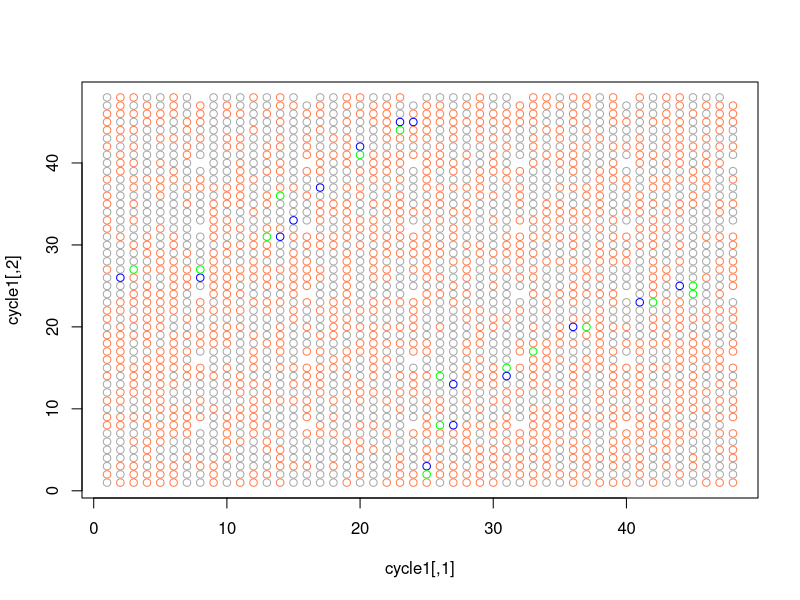

This chart was generated by the following R code:
shuriken <- c(
                 1, 1, 2, 3, 5, 1, 6, 0, 
                 5, 5, 3, 1, 4, 5, 2, 0, 
                 4, 4, 1, 5, 6, 4, 3, 0, 
                 6, 6, 5, 4, 2, 6, 1, 0, 
                 2, 2, 4, 6, 3, 2, 5, 0, 
                 3, 3, 6, 2, 1, 3, 4, 0
)

next_pair <- function(v) {
  a_new <- (v[1] + shuriken[v[2]] - 1) %% 48 + 1
  b_new <- (v[2] + shuriken[a_new] - 1) %% 48 + 1
  return(c(a_new, b_new))
}

compute_iterates <- function(v, n_its) {
  iterates <- matrix(0, n_its, 2)
  for (i in 1:n_its) {
    iterates[i, ] <- v
    v <- next_pair(v)
  }
  print(dim(unique(iterates))[1])
  iterates[1:dim(unique(iterates))[1],]
}

cycle1 <- compute_iterates(c(1,1), 2000)
cycle2 <- compute_iterates(c(1,2), 2000)
cycle3 <- compute_iterates(c(2,26), 2000)
cycle4 <- compute_iterates(c(3,27), 2000)

plot(cycle1, col = 'gray66')
points(cycle2, col='coral')
points(cycle3, col='blue')
points(cycle4, col='green')


t(cycle3)
#   2    8   14   15   17   20   23   24   25    27    27    31    36    41    44
#  26   26   31   33   37   42   45   45    3     8    13    14    20    23    25

t(cycle4)
#    3    8   13   14   20   23   25   26   26    31    33    37    42    45    45
#   27   27   31   36   41   44    2    8   14    15    17    20    23    24    25



seqz <- shuriken[cycle1[, 1]]
paste0(seqz, collapse='')
# 112133555664130633532565242033401633144636025033311132045044262331122044466020321542566224360560525666622333211052565224306413534550454666514523310544156616321141363155444255330105351026251265504466662030136441443614364366051444444446122211552432214011025551406023455553060552625102041643406334164424166424314125124456503061225514522543503613355266602614111510532233326311504664522203325665120445411333215031220443510251110510556306666634555204444646023203621265504655033064534216414322664511051436261456445034401024233616652044336625130111254466622030105436656242215611264503333330150456542250310252241020462632266426051102433161406112351441655044623362343014665133123315516523203015144061660221653544162114333310524143426021105560566133334110550426021325554066022323660513544062442534204444342463430105322563012614435120313301445654423623353204450333116052450464566111354524413306135321131655443342125324012044462433361330155221554061120315034556144331605542132040112315533411020433453401635640140111056522042251116634161253113116054132260241551446552622362440155114540644165511353422460503260532656240132163435226311

table(seqz)
#   0   1   2   3   4   5   6 
# 123 172 157 170 179 164 154 

table(seqz[1:1118], seqz[2:1119])
#    0  1  2  3  4  5  6
# 0  0 21 19 20 23 25 15
# 1 22 39 21 24 26 17 22
# 2 23 19 29 18 22 24 22
# 3 18 22 25 48 22 17 18
# 4 18 23 21 26 49 24 18
# 5 20 27 21 18 19 36 23
# 6 22 20 21 16 18 21 36

seqz <- shuriken[cycle1[, 2]]
paste0(seqz, collapse='')
# 113503066023633365245616232241116401504236611150314541134406223135105554442266533425504066255211655560203102516615166022334236121022223011444520466311164156210232341204466503066221355514566425220350446622236423012646245301131050406021256553063560245503360553226636640115533063216335562115441462660231252166422263320352553326025211105214556630605641665222503344365354544102223015241660522032311551306412633313011154411665422244012111406656055110504222231221152434223605503346622463342105046102225633114444063320335563401660261115034366122463520350406622664530134136542503615554014644222261151511433660225533125350406263340112654556661024262035306662430612154454064653610235526641226633642255044065223311642046056222531315534415666133301654013066644534411561446602203141055153406632031354550406561165544443646432214515544366420446021610546126524115555453061162344254406102631130140116622350321204460512263231125554436204221022355041022250366343363065406536111324463355421240102605533246662332243555211564452203330160550462663524013511146465244333435541021353213011443062222203530643612203333551555646634155153146642436340
table(seqz)
#   0   1   2   3   4   5   6 
# 126 159 175 161 155 166 177
table(seqz[1:1118], seqz[2:1119])
#    0  1  2  3  4  5  6
# 0  0 20 23 22 18 16 26
# 1 19 43 19 18 16 25 19
# 2 18 22 55 23 19 18 20
# 3 23 19 16 35 20 25 23
# 4 24 19 21 16 35 16 24
# 5 22 14 20 22 23 46 19
# 6 20 21 21 25 24 20 46

# Positions of all doubles
gcyc <- as.numeric(t(cycle1))
doubles <- cbind(gcyc[which(gcyc==gcyc[c(2:2238, 1)])],
      which(gcyc==gcyc[c(2:2238, 1)]))

#      [,1] [,2] [,3] [,4] [,5] [,6] [,7] [,8] [,9] [,10] [,11] [,12] [,13] [,14] [,15] [,16] [,17] [,18] [,19]
# [1,]    1    2   11   26   20    7   28   18   22    34    38    47     4    12    35    27    30    36     5
# [2,]    1    3   11   18   42   66  116  143  145   152   206   246   250   449   496   673   869   871   879
#      [,20] [,21] [,22] [,23] [,24] [,25] [,26] [,27] [,28] [,29] [,30] [,31] [,32] [,33] [,34] [,35] [,36] [,37]
# [1,]    10    31    33    37    43    42     9    14    21    23    25    13    17    44     3    45    19    46
# [2,]   881  1266  1270  1300  1304  1331  1343  1345  1349  1608  1763  1788  1790  1808  1816  1841  1859  1879
#      [,38] [,39] [,40] [,41] [,42]
# [1,]    15    39     6    29    41
# [2,]  1918  2048  2061  2104  2112

## Break up the large segments into smaller segments

search_pair <- function(a1, a2, target=gcyc) {
  which((target[1:(length(target)-1)]==a1) & (target[2:length(target)]==a2))
}

manual_split <- function(begin, end, target=gcyc) {
  max_gap <- sapply(1:48, function(i) max(diff(c(1, which(target[begin:end]==i), end-begin+1))))
  max_gap[max_gap < 0] <- Inf
  nhits <- sapply(1:48, function(i) sum(target[begin:end]==i))
  rights <- sapply(1:48, function(i) {
    inds <- which(target==i)
    inds <- inds[(inds >= begin) & (inds <= end)]
    inds
    right <- c(target, target[1])[inds + 1]
    paste(i, '/', paste0(right, collapse=","))
  })
  tab <- data.frame(max_gap, nhits, rights)
  tab <- tab[order(tab$max_gap),]
  tab<- tab[order(tab$nhits),]
  tab
}

split_seq <- function(begin, end, target = gcyc) {
  max_gap <- sapply(1:48, function(i) max(diff(c(1, which(target[begin:end]==i), end-begin+1))))
  max_gap[max_gap < 0] <- Inf
  print(min(max_gap))
  splitter <- which(max_gap==min(max_gap))[1]
  inds <- which(target==splitter)
  inds <- inds[(inds >= begin) & (inds <= end)]
  inds
  right <- c(target, target[1])[inds + 1]
  list(splitter=splitter, table=rbind(right, inds))
}

# 10/10 -> 31/31
manual_split(881, 1265)
# 16/(12,17,33,43,4,42,45,30,41,34,3)

# 4/4 -> 12/12
manual_split(250, 448)
# 12/(11,27,3,30,23)

# 35/35 -> 27/27 -> 30/30
manual_split(496, 868)
# 48/(41,9,37,17,10,21,15)

# 21/21 -> 23/23 -> 25/25
manual_split(1349, 1762)
# 33/(28,40,42,9,6,11,41,44,30,22,46,4)

# 15/15 -> 39/39
manual_split(1918, 2047)
# 35/(27,10,15,14,46)

# 41/41 -> 1/1
manual_split(2112, 2238)
# 34/(22,13,1)

# Occurences of loc 10

k <- 10
inds <- which(gcyc==k)
k
max(diff(c(inds, 2238 + inds[1])))
rbind(gcyc[inds + 1], inds, diff(c(inds, 2238 + inds[1])))

# [,1] [,2] [,3] [,4] [,5] [,6] [,7] [,8] [,9] [,10] [,11] [,12] [,13] [,14] [,15] [,16] [,17] [,18] [,19]
#    9    8   13   25   12    1   24   29   26     6    19     2    44    20    48     5    27     3    22
#   36  138  140  170  253  359  366  368  394   478   514   537   655   666   687   689   756   779   788
#  102    2   30   83  106    7    2   26   84    36    23   118    11    21     2    67    23     9    38
# [,20] [,21] [,22] [,23] [,24] [,25] [,26] [,27] [,28] [,29] [,30] [,31] [,32] [,33] [,34] [,35] [,36] [,37]
#    23    34    10    15    28    43    38    30    32    37    33    46    16    21     4    36    39    42
#   826   847   881   882   923   972   987  1090  1148  1150  1180  1252  1287  1289  1312  1380  1429  1474
#    21    34     1    41    49    15   103    58     2    30    72    35     2    23    68    49    45    39
# [,38] [,39] [,40] [,41] [,42] [,43] [,44] [,45] [,46] [,47] [,48]
#    17    47    18    41    14    11    40    45    35     7    31
#  1513  1596  1632  1743  1853  1915  1943  1945  1988  2032  2163
#    83    36   111   110    62    28     2    43    44   131   111

